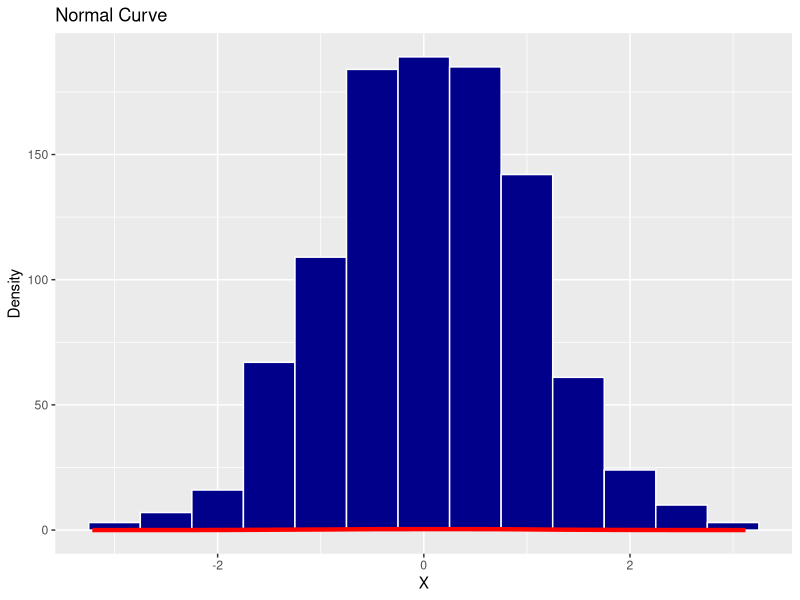
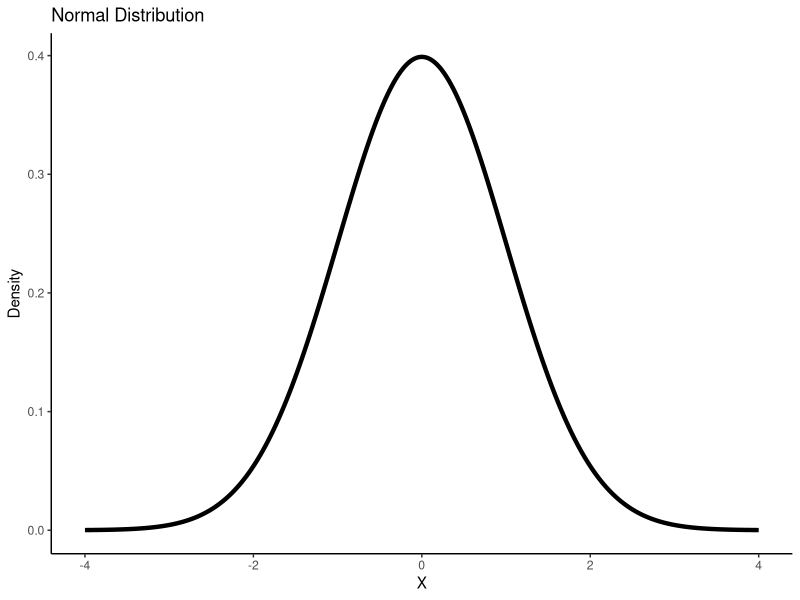
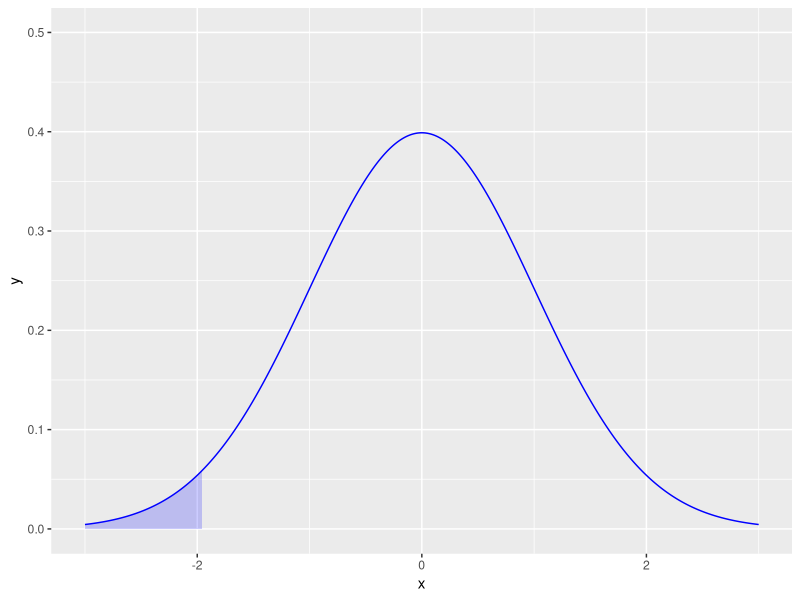
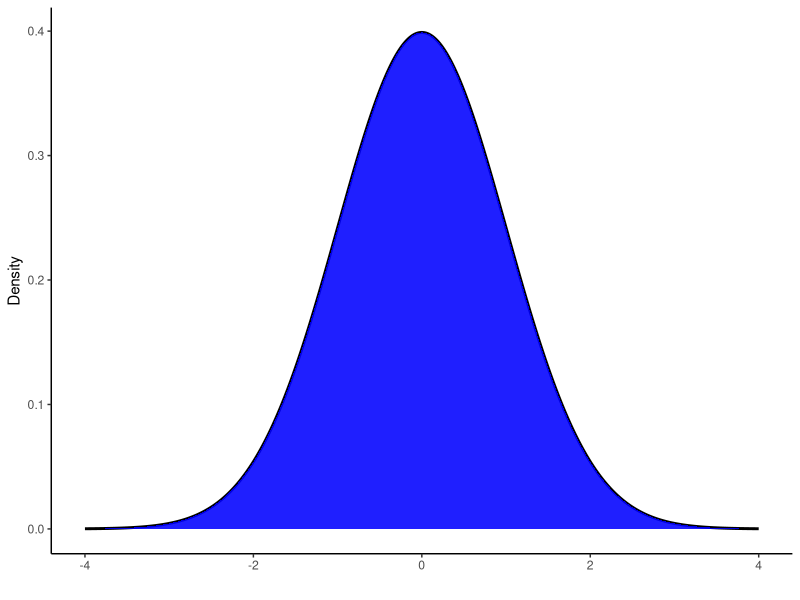
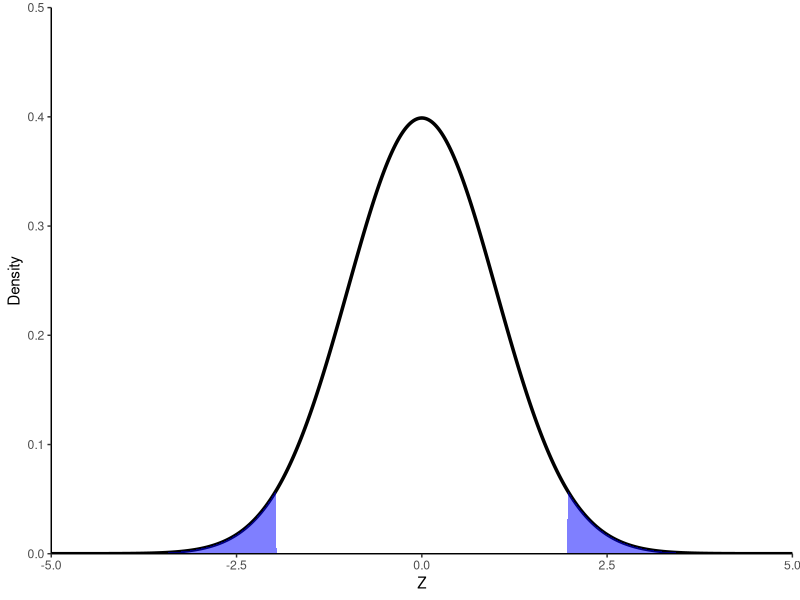
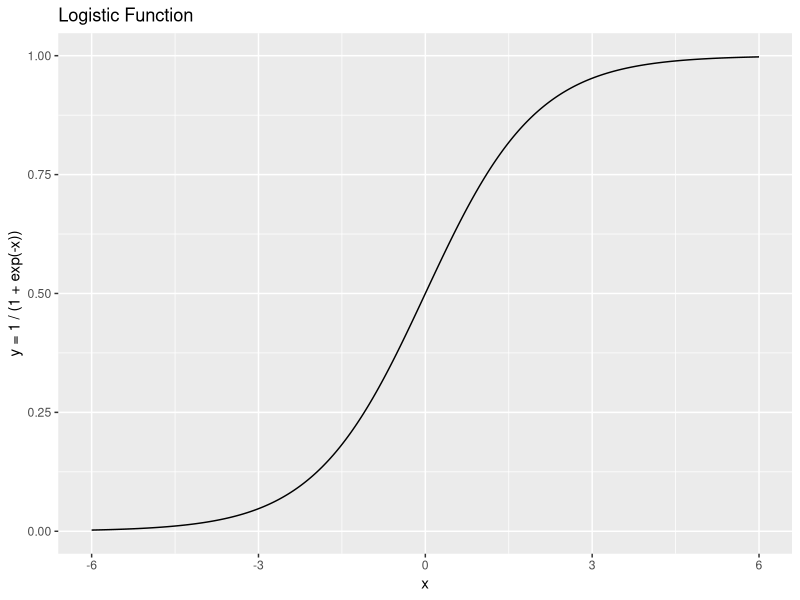
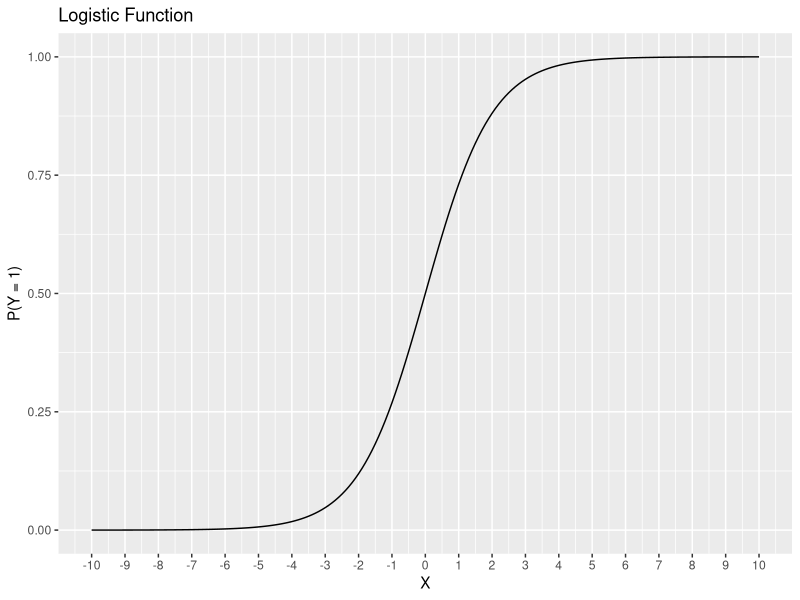
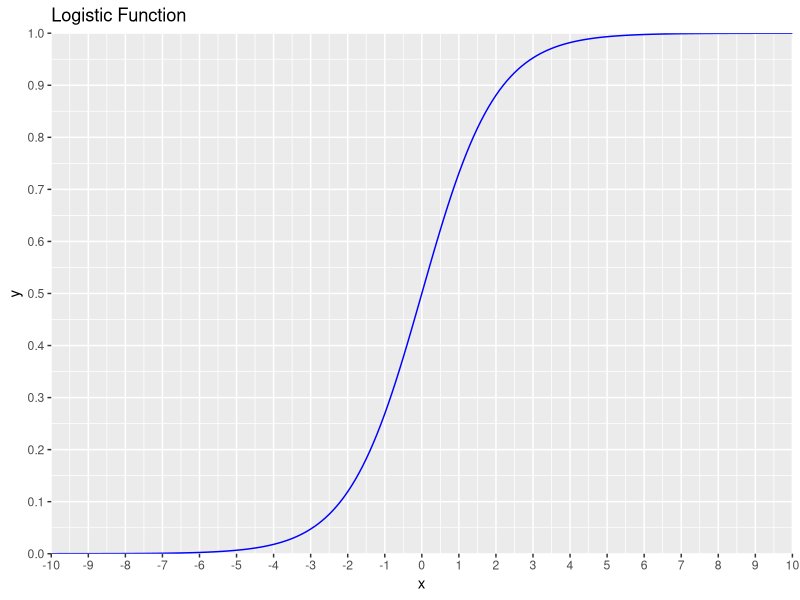

Source code (R) for these figures, in order:
library(ggplot2)

# generate random normal data
x <- rnorm(1000, mean = 0, sd = 1)

# create a data frame with the random data
df <- data.frame(x)

# plot the data as a histogram with a normal curve overlay
ggplot(df, aes(x)) + 
  geom_histogram(binwidth = 0.5, fill = "darkblue", color = "white") + 
  geom_density(color = "red", size = 1.5) + 
  ggtitle("Normal Curve") + 
  xlab("X") + 
  ylab("Density")



# Create x values for curve
x <- seq(-4, 4, by = 0.01)

# Generate normal density values for x values
y <- dnorm(x)

# Plot normal curve
ggplot(data.frame(x), aes(x)) + 
  geom_line(aes(y = y), size = 1.5) + 
  labs(x = "X", y = "Density") + 
  ggtitle("Normal Distribution") + 
  theme_classic()

library(ggplot2)
x <- seq(-3, 3, length.out = 1000)
df <- data.frame(x = x)
df$y <- dnorm(x)

p <- ggplot(df, aes(x = x, y = y)) +
  geom_line(color = "blue") +
  geom_area(data = subset(df, x < -1.96), aes(x = x, y = y), fill = "blue", alpha = 0.2) +
  xlim(-3, 3) +
  ylim(0, 0.5)
p

library(ggplot2)

mu <- 0
sigma <- 1
x <- seq(-4, 4, by = 0.01)
y <- dnorm(x, mean = mu, sd = sigma)
df <- data.frame(x, y)

p <- ggplot(df, aes(x, y)) +
  geom_line(color = "black", size = 1) +
  geom_ribbon(aes(ymin = 0, ymax = y), xmin = -1.96, xmax = 1.96, fill = "blue", alpha = 0.5) +
  geom_ribbon(aes(ymin = 0, ymax = y), xmin = -Inf, xmax = -1.96, fill = "blue", alpha = 0.5) +
  geom_ribbon(aes(ymin = 0, ymax = y), xmin = 1.96, xmax = Inf, fill = "blue", alpha = 0.5) +
  labs(x = "", y = "Density") +
  theme_classic()

p

library(ggplot2)

x <- seq(-5, 5, by = 0.01)

y <- dnorm(x)

df <- data.frame(x, y)

ggplot(df, aes(x, y)) +
  geom_line(size = 1.2) +
  geom_area(aes(x = x, y = ifelse(x > 1.96, y, 0)), fill = "blue", alpha = 0.5) +
  geom_area(aes(x = x, y = ifelse(x < -1.96, y, 0)), fill = "blue", alpha = 0.5) +
  scale_x_continuous(limits = c(-5, 5), expand = c(0, 0)) +
  scale_y_continuous(limits = c(0, 0.5), expand = c(0, 0)) +
  labs(x = "Z", y = "Density") +
  theme_classic()

library(ggplot2)

x <- seq(-6, 6, length.out = 300)
y <- 1 / (1 + exp(-x))
df <- data.frame(x, y)

ggplot(df, aes(x, y)) +
  geom_line() +
  ggtitle("Logistic Function") +
  xlab("x") +
  ylab("y = 1 / (1 + exp(-x))")

x <- seq(-10, 10, by = 0.1)
y <- 1 / (1 + exp(-x))

ggplot(data.frame(x, y), aes(x, y)) +
  geom_line() +
  xlab("X") +
  ylab("P(Y = 1)") +
  scale_x_continuous(breaks = seq(-10, 10, by = 1)) +
  ggtitle("Logistic Function")

library(ggplot2)
x <- seq(-10, 10, by = 0.1)
y <- 1 / (1 + exp(-x))

ggplot(data.frame(x=x, y=y), aes(x=x, y=y)) + 
  geom_line(color="blue") + 
  scale_x_continuous(limits=c(-10, 10), expand=c(0,0), breaks=seq(-10, 10, by = 1)) + 
  scale_y_continuous(limits=c(0, 1), expand=c(0,0), breaks=seq(0, 1, by = 0.1)) +
  xlab("x") + ylab("y") + 
  ggtitle("Logistic Function")

A <- matrix(c(1,0.98,0.3,0.98,1,0.6,0.3,0.6,1), ncol=3)
eigen(A)




